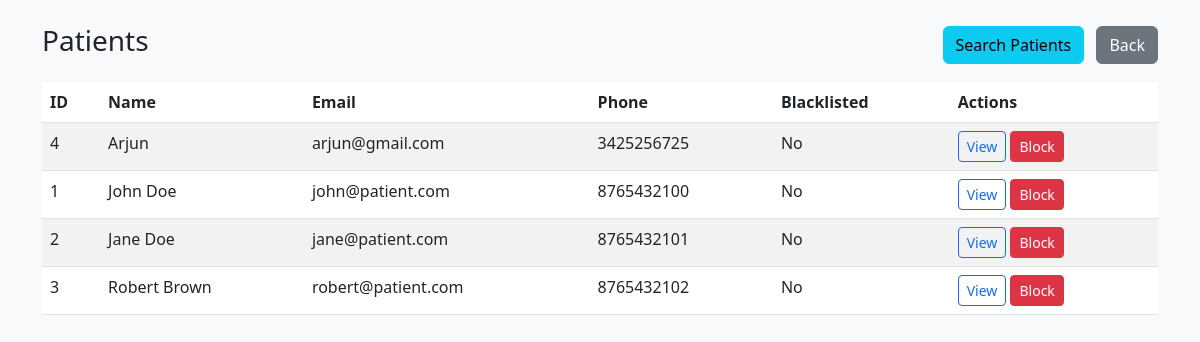
/admin/patients (signed in), run on the app's committed database.
### models.py (models this page shows, shortened)
class Patient(db.Model):
    __tablename__ = 'patient'
    id = db.Column(db.Integer, primary_key=True)
    name = db.Column(db.String(150), nullable=False)
    age = db.Column(db.Integer)
    gender = db.Column(db.String(20))
    email = db.Column(db.String(150), unique=True, nullable=False)
    phone = db.Column(db.String(50))
    address = db.Column(db.String(300))
    password_hash = db.Column(db.String(255), nullable=False)
    is_blacklisted = db.Column(db.Boolean, default=False)
    created_at = db.Column(db.DateTime, default=datetime.utcnow)
    appointments = db.relationship('Appointment', back_populates='patient', cascade='all, delete-orphan')

### controllers/control_auth.py (the view)
@app.route('/admin/patients')
@role_required('admin')
def admin_patients():
    patients = Patient.query.order_by(Patient.created_at.desc()).all()
    return render_template('admin/patients.html', patients=patients)

### controllers/control_auth.py (called while the page is built, shortened)
def role_required(required_role):
    from functools import wraps
    def wrapper(f):
        @wraps(f)
        def decorated(*args, **kwargs):
            if 'role' not in session:
                flash("Please login to continue.", "warning")
                return redirect(url_for('login'))
            return f(*args, **kwargs)
        return decorated
    return wrapper

### templates/admin/patients.html (shortened to what this page needs)
<!doctype html>
<html>
  <head>
    <link href="https://cdn.jsdelivr.net/npm/bootstrap@5.3.0/dist/css/bootstrap.min.css" rel="stylesheet">
  </head>
  <body class="bg-light">
    <div class="container mt-4">
      <div class="d-flex justify-content-between align-items-center mb-3">
        <h3>Patients</h3>
        <div>
          <a class="btn btn-info me-2" href="{{ url_for('admin_search_patients') }}">Search Patients</a>
          <a class="btn btn-secondary" href="{{ url_for('admin_dashboard') }}">Back</a>
        </div>
      </div>
      {% if patients %}
        <table class="table table-striped">
          <thead>
            <tr>
              <th>ID</th>
              <th>Name</th>
              <th>Email</th>
              <th>Phone</th>
              <th>Blacklisted</th>
              <th>Actions</th>
            </tr>
          </thead>
          <tbody>
            {% for p in patients %}
              <tr>
                <td>{{ p.id }}</td>
                <td>{{ p.name }}</td>
                <td>{{ p.email }}</td>
                <td>{{ p.phone }}</td>
                <td>{{ 'Yes' if p.is_blacklisted else 'No' }}</td>
                <td>
                  <a class="btn btn-sm btn-outline-primary" href="{{ url_for('admin_patient_detail', pat_id=p.id) }}">View</a>
                  {% if p.is_blacklisted %}
                    <a class="btn btn-sm btn-success" href="{{ url_for('admin_toggle_patient_blacklist', pat_id=p.id) }}">Unblock</a>
                  {% else %}
                    <a class="btn btn-sm btn-danger" href="{{ url_for('admin_toggle_patient_blacklist', pat_id=p.id) }}">Block</a>
                  {% endif %}
                </td>
              </tr>
            {% endfor %}
          </tbody>
        </table>
      {% else %}
        <p>No patients found.</p>
      {% endif %}
    </div>
  </body>
</html>

### data on the page
Patient: id "4", name "Arjun", email "arjun@gmail.com", phone "3425256725", is_blacklisted "No"
Patient: id "1", name "John Doe", email "john@patient.com", phone "8765432100", is_blacklisted "No"
Patient: id "2", name "Jane Doe", email "jane@patient.com", phone "8765432101", is_blacklisted "No"
Patient: id "3", name "Robert Brown", email "robert@patient.com", phone "8765432102", is_blacklisted "No"
